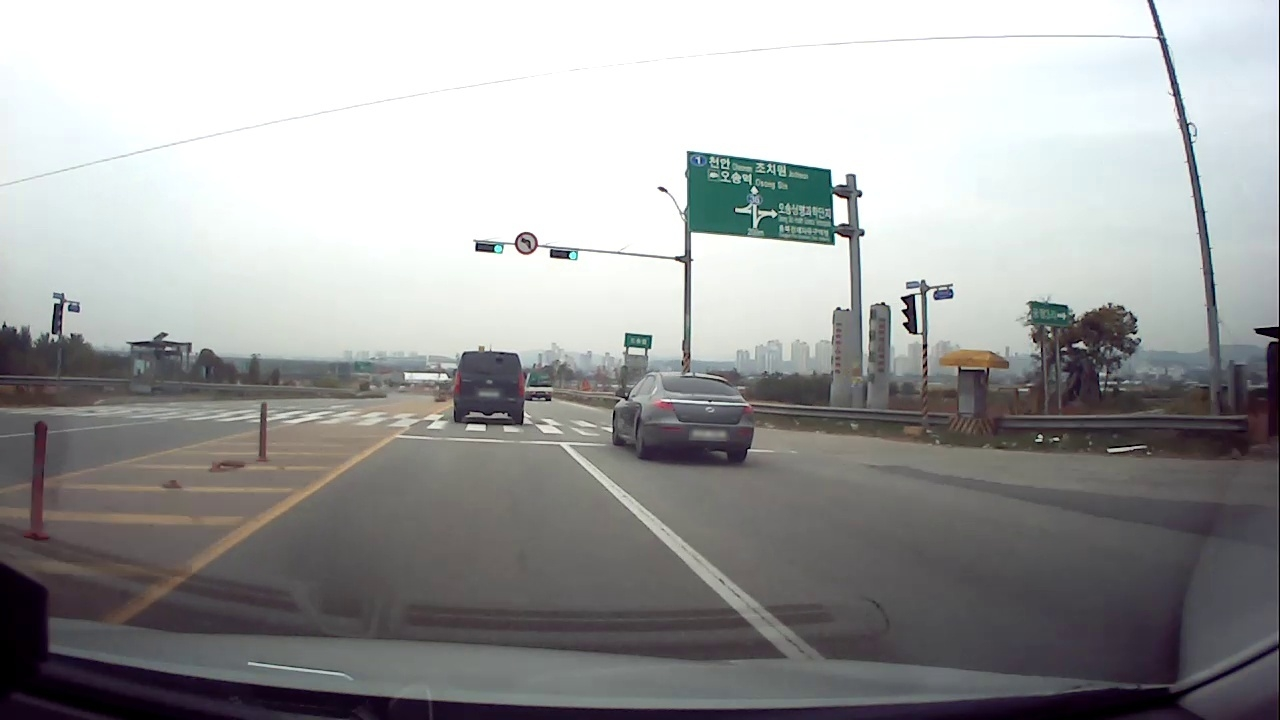
#> input picture test.jpg, 1280 x 720 px
$ jupyter execute ex1.ipynb
#> lines starting #> are read from the running program, lines starting #| are printed output that depends on the picture; after the words box and inside, x2 and y2 are one past the last pixel; in counts of white or black regions, pixels touching at a corner belong together
[cell 1]
import cv2
image = cv2.imread("test.jpg", cv2.IMREAD_ANYCOLOR)
#> image is the input picture: shape (720, 1280, 3); mean B, G, R 158.9, 159, 158.3
cv2.imshow("Moon", image)
cv2.waitKey()
cv2.destroyAllWindows()

[cell 2]
import cv2 as cv
import numpy as np
x_size = 600
y_size = 600

# find coordinate
def onMouse(event, x, y, flags, param) :
    if event == cv.EVENT_LBUTTONDOWN :
        print('왼쪽 마우스 클릭 했을 때 좌표 : ', x, y)

# onMouse 를 통해 얻은 좌표

#왼쪽 마우스 클릭 했을 때 좌표 :  387 434
#왼쪽 마우스 클릭 했을 때 좌표 :  580 447
#왼쪽 마우스 클릭 했을 때 좌표 :  80 629
#왼쪽 마우스 클릭 했을 때 좌표 :  823 648
# perspective transformation
def bird_eye_view(frame):
    # pts1, pts2 is ROI
    pts2 = np.float32([[0, 0], [x_size, 0], [0, y_size], [x_size, y_size]])
    pts1 = np.float32([[131, 265], [320, 274], [70, 316], [379, 328]])

    #pts1 = np.float32([[230, 150], [370, 150], [20, 280], [580, 280]])
    matrix = cv.getPerspectiveTransform(pts1, pts2)
    matrix_inv = cv.getPerspectiveTransform(pts2, pts1)
    frame = cv.warpPerspective(frame, matrix, (x_size, y_size))
    return frame

# scharr_filter
def scharr_filter(frame):
    img_gray = cv.cvtColor(frame, cv.COLOR_BGR2GRAY) # gray scale

    #sobel x,y filtering for gradient detection ====
    img_scharr_x = cv.Scharr(img_gray, cv.CV_64F, 1, 0)
    img_scharr_x = cv.convertScaleAbs(img_scharr_x)
    img_scharr_x2 = cv.Scharr(img_gray, cv.CV_64F, 0, 1)
    img_scharr_x2 = cv.convertScaleAbs(img_scharr_x2)
    #img_scharr_y = cv.Scharr(img_gray, cv.CV_64F, 0, 1)
    #img_scharr_y = cv.convertScaleAbs(img_scharr_y)
    #sobel x,y = sobel x + sobel y
    img_scharr = cv.addWeighted(img_scharr_x, 1, img_scharr_x2, 1, 0)
    #img_scharr = cv.addWeighted(img_scharr, 1, img_scharr_y, 1, 0)
    # detecting white mark and yellow mark
    # first,
    _, white_line = cv.threshold(img_scharr, 150, 255, cv.THRESH_BINARY)
    return white_line

img = cv.imread('./test.jpg')
dst = cv.resize(img,(600,400),interpolation=cv.INTER_AREA)
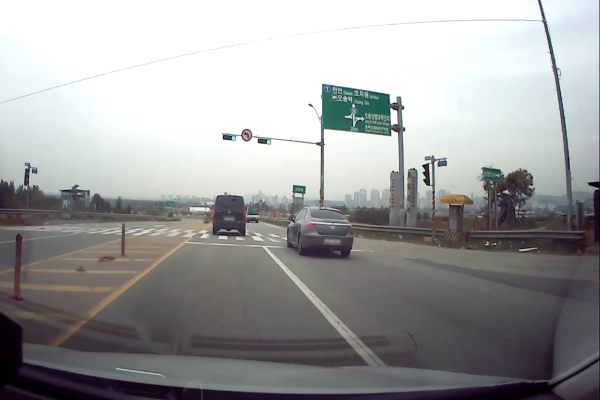
#> dst: shape (400, 600, 3); mean B, G, R 158.9, 159, 158.3
bevimg = bird_eye_view(dst)
#> in bird_eye_view, `frame = cv.warpPerspective(frame, matrix, (x_size, y_size))`:
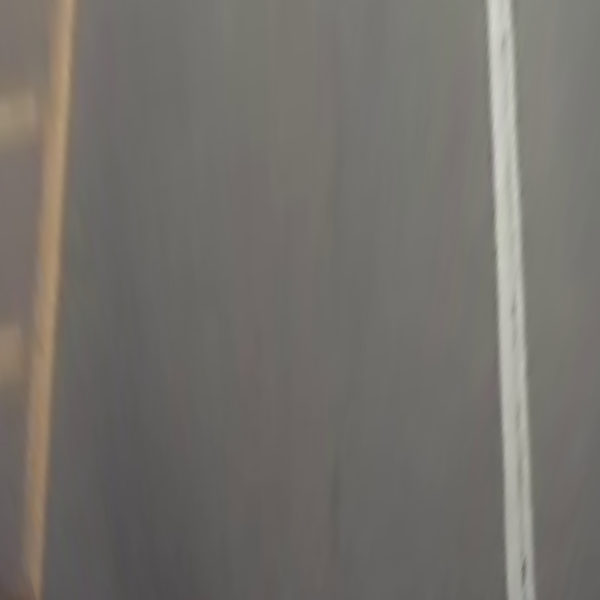
#> frame: shape (600, 600, 3); mean of channels 0, 1, 2 106.8, 111.9, 115; drawn as B, G, R

#gaussain blur
gimg = cv.GaussianBlur(bevimg,(3,3),0)

#scharr filtering to detect edge
sfimg = scharr_filter(gimg)
#> in scharr_filter, `img_gray = cv.cvtColor(frame, cv.COLOR_BGR2GRAY)`:
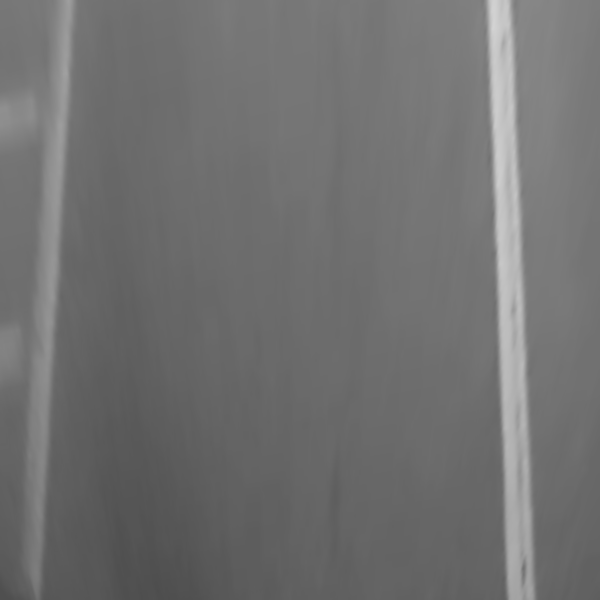
#> img_gray: shape (600, 600); min 77, max 211, mean 112.3
#> in scharr_filter, `img_scharr_x = cv.Scharr(img_gray, cv.CV_64F, 1, 0)`:
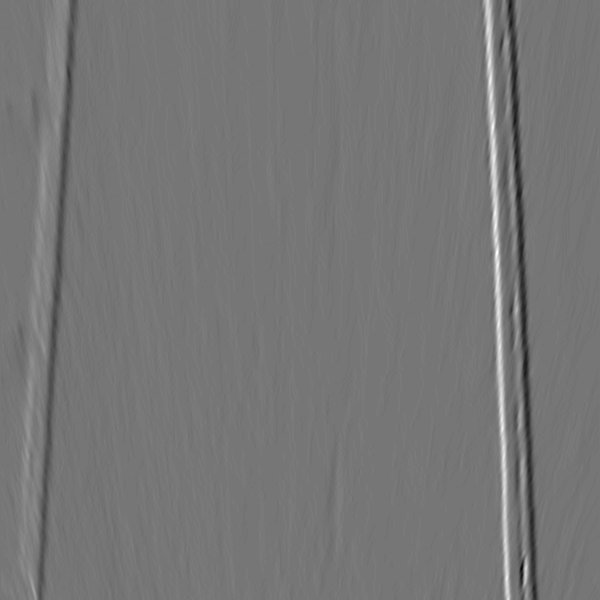
#> img_scharr_x: shape (600, 600) float64; min -548, max 631, mean 0.1; drawn with min black and max white
#> in scharr_filter, `img_scharr_x = cv.convertScaleAbs(img_scharr_x)`:
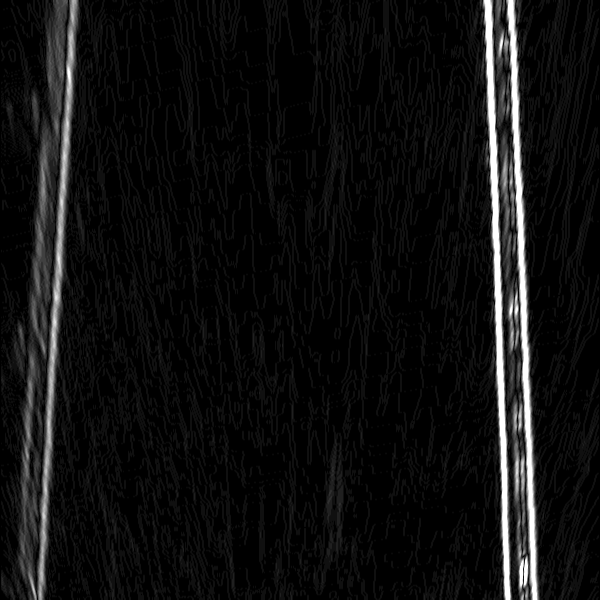
#> img_scharr_x: shape (600, 600); min 0, max 255, mean 16
#> in scharr_filter, `img_scharr_x2 = cv.Scharr(img_gray, cv.CV_64F, 0, 1)`:
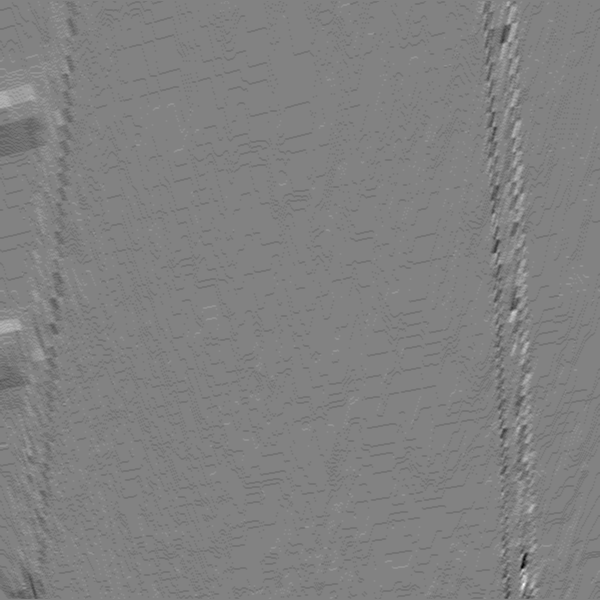
#> img_scharr_x2: shape (600, 600) float64; min -139, max 133, mean -1.6; drawn with min black and max white
#> in scharr_filter, `img_scharr_x2 = cv.convertScaleAbs(img_scharr_x2)`:
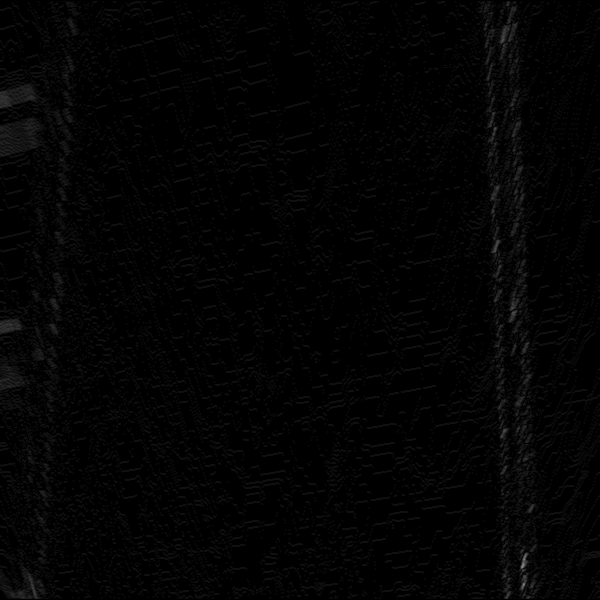
#> img_scharr_x2: shape (600, 600); min 0, max 139, mean 3.2
#> in scharr_filter, `_, white_line = cv.threshold(img_scharr, 150, 255, cv.THRESH_BINARY)`:
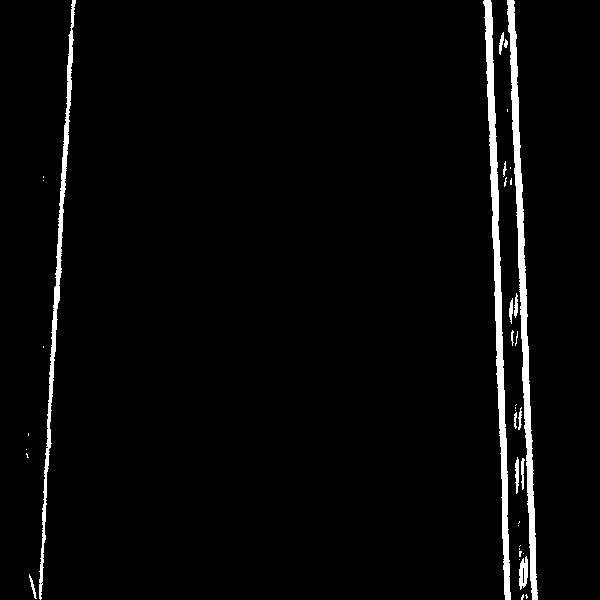
#> white_line: shape (600, 600); 3.1% white; 38 white regions (23 under 20 px), largest, box (x1, y1, x2, y2) and area: (483, 0, 511, 600) 4031, (507, 0, 538, 600) 3927, (39, 0, 76, 600) 2380

#median filtering to remove noise
median_img=cv.medianBlur(sfimg, 5)
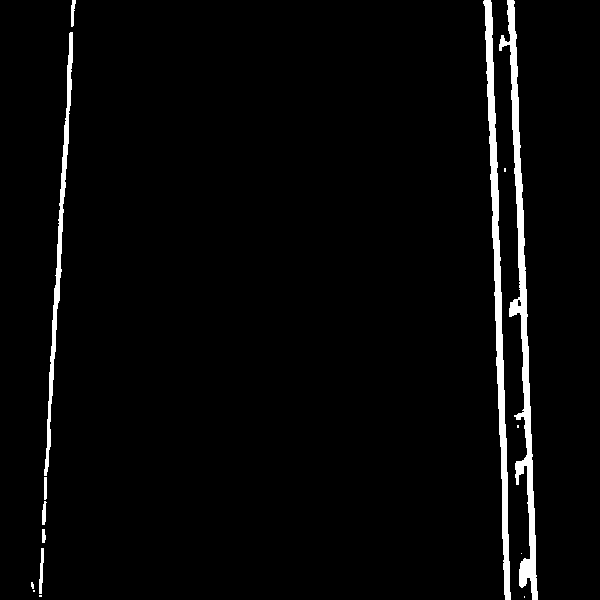
#> median_img: shape (600, 600); 3.1% white; 15 white regions (7 under 20 px), largest, box (x1, y1, x2, y2) and area: (499, 0, 538, 600) 4655, (483, 0, 511, 600) 4032, (44, 32, 73, 476) 1904

# thickend edge
kernel = cv.getStructuringElement(cv.MORPH_RECT, (5, 5))
color_filtered_img = cv.dilate(median_img, kernel)
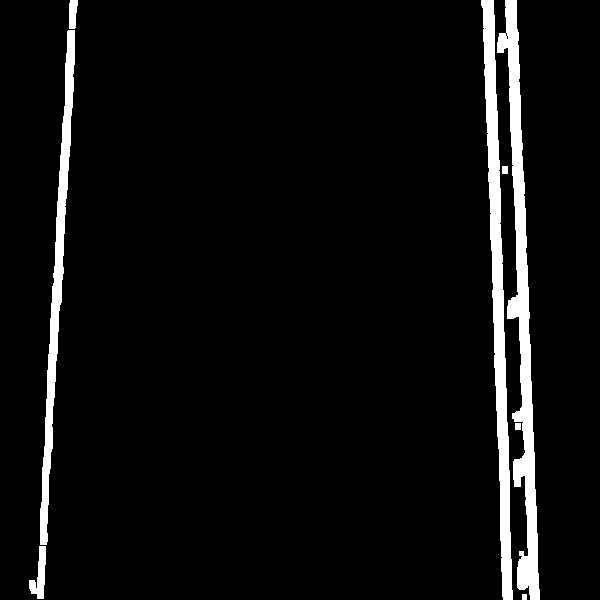
#> color_filtered_img: shape (600, 600); 5.4% white; 8 white regions, largest, box (x1, y1, x2, y2) and area: (497, 0, 540, 600) 7665, (481, 0, 513, 600) 6572, (40, 30, 75, 545) 4345

#find coordinate
#마우스 좌클릭을 통해 lane의 좌표 확인
cv.imshow('image', img)
cv.waitKey()

cv.imshow('perspective tranformation', bevimg)
cv.waitKey()
cv.imshow('gaussian filtered image', gimg)
cv.waitKey()

cv.imshow('scharr filtered image', sfimg)
cv.waitKey()

cv.imshow('median image', median_img)
cv.waitKey()

cv.imshow('3-3. Thickened image', color_filtered_img)
cv.waitKey()
